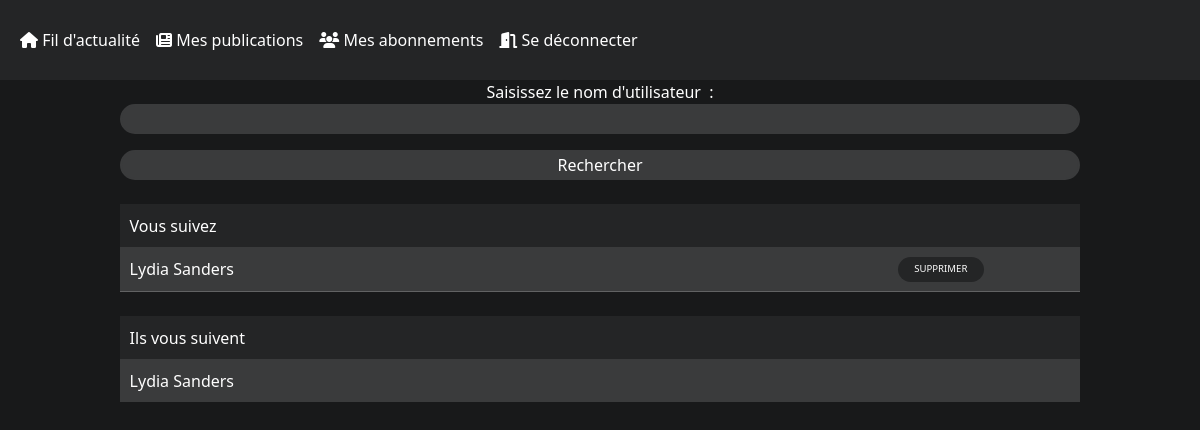
/subscription/ (signed in), run on the app's committed database.
### authentication/models.py (models this page shows)
class UserFollows(models.Model):
    user = models.ForeignKey(to=settings.AUTH_USER_MODEL, on_delete=models.CASCADE, related_name='following')
    followed_user = models.ForeignKey(to=settings.AUTH_USER_MODEL, on_delete=models.CASCADE, related_name='followed_by')
    class Meta:
        unique_together=('user', 'followed_user')

class User(AbstractUser):
    pass

### authentication/views.py (the view, shortened to what this page needs)
# urls.py: path('subscription/', authentication.views.follow_user, name='followers'),
@login_required
def follow_user(request):
    form = forms.SearchUser()
    user_follow = UserFollows.objects.filter(user=request.user).order_by('followed_user')
    followed = UserFollows.objects.filter(followed_user=request.user).order_by('user')
    actual_user = request.user
    context = {
        'user_follow':user_follow,
        'followed':followed,
        'actual_user':actual_user,
        'form':form
    }
    return render(request, 'authentication/followed_user.html', context)

### authentication/forms.py
class SearchUser(forms.Form):
    user = forms.CharField(max_length=250, label="Saisissez le nom d'utilisateur ")

### authentication/templates/authentication/followed_user.html (shortened to what this page needs)
{% extends 'base.html' %}
{% block content %}
    <form action="" method="post">
        {{ form.as_p }}
        <input type="submit" value="Rechercher">
    </form>
    <table>
        <tbody class="header">
            <td>Vous suivez</td>
            <td></td>
        </tbody>
        {% for user in user_follow %}
        <tr>
            <td class="table-content-name">{{ user.followed_user.first_name }} {{ user.followed_user.last_name }}</td>
            <td class="table-content-unsubscribe"><a href="{% url 'unfollow_user' user.followed_user.id %}">SUPPRIMER</a></td>
        </tr>
        {% endfor %}
    </table>
    <table>
        <tbody class="header">
            <td>Ils vous suivent</td>
            <td></td>
        </tbody>
        {% for user in followed %}
        <tr class="followed_by">
            <td class="table-content">{{ user.user.first_name }} {{ user.user.last_name }}</td>
            <td class="table-content"></td>
        </tr>
        {% endfor %}
    </table>
{% endblock %}

### review/static/review/styles.css (style rules this page uses)
body { margin: 0; background-color: rgb(24,25,26); }
form { color: white; }
label, textarea, input { width: 80%; }
input, label, textarea { margin: auto; display: block; text-align: center; }
input, textarea { background-color: rgb(58,59,60); border: 2px solid rgb(58,59,60); color: white; border-radius: 15px; }
table { width: 80%; margin: auto; margin-top: 2%; color: white; }
.header { width: 100%; color: white; background-color: rgb(36,37,38); }
table tbody td { width: 80%; margin: auto; padding: 1%; }
.table-content-name { border-bottom: 1px solid rgba(255,255,255,.2); width: 80%; background-color: rgb(58,59,60); }
.table-content-unsubscribe { background-color: rgb(58,59,60); border-bottom: 1px solid rgba(255,255,255,.2); }
table a { font-size: .8vw; background-color: rgb(36,37,38); color: white; text-decoration: none; padding: 3%; border-radius: 15px; width: 50%; display: block; text-align: center; }
.followed_by { background-color: rgb(58,59,60); }

### data on the page
UserFollows: followed_user.first_name "Lydia", followed_user.last_name "Sanders"
UserFollows: user.first_name "Lydia", user.last_name "Sanders"
